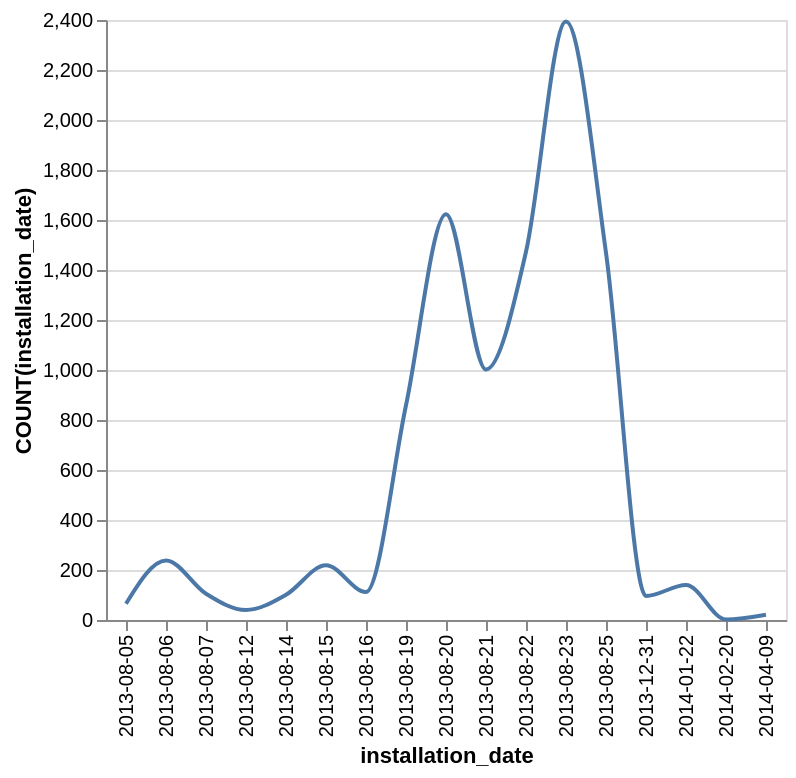

The specification (Vega-Lite) saved for this image:
### Vega-Lite specification from a JSON file in a GitHub repository (floating-point values rounded to 4 significant figures)
{"data": {"values": [{"x_data": "2013-08-05", "y_data": 65}, {"x_data": "2013-08-06", "y_data": 238}, {"x_data": "2013-08-07", "y_data": 105}, {"x_data": "2013-08-12", "y_data": 40}, {"x_data": "2013-08-14", "y_data": 101}, {"x_data": "2013-08-15", "y_data": 219}, {"x_data": "2013-08-16", "y_data": 112}, {"x_data": "2013-08-19", "y_data": 859}, {"x_data": "2013-08-20", "y_data": 1623}, {"x_data": "2013-08-21", "y_data": 1002}, {"x_data": "2013-08-22", "y_data": 1473}, {"x_data": "2013-08-23", "y_data": 2394}, {"x_data": "2013-08-25", "y_data": 1469}, {"x_data": "2013-12-31", "y_data": 96}, {"x_data": "2014-01-22", "y_data": 140}, {"x_data": "2014-02-20", "y_data": 2}, {"x_data": "2014-04-09", "y_data": 21}]}, "mark": {"type": "line", "interpolate": "monotone"}, "encoding": {"x": {"field": "x_data", "type": "nominal", "title": "installation_date", "sort": "ascending"}, "y": {"field": "y_data", "type": "quantitative", "title": "COUNT(installation_date)"}}}
